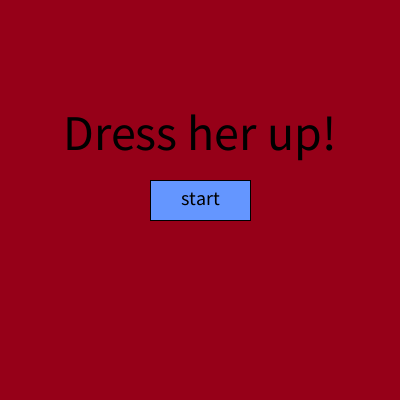
Frame 1 (no input)
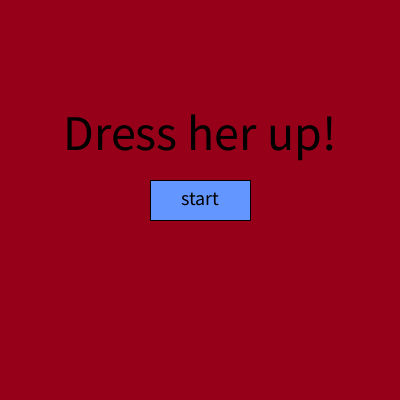
Frame 60 (the mouse pressed at the canvas centre just before this capture)
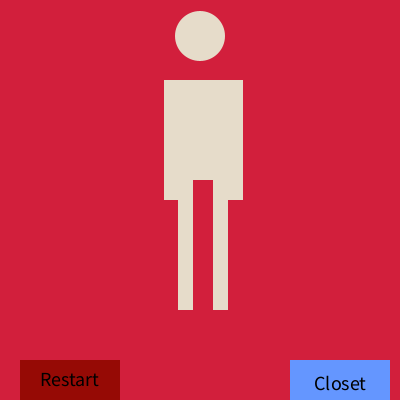
Frame 120 (the mouse held since frame 60 and released just before this capture)

The Processing sketch that drew these frames (run headless with seeded random() and noise(); from frame 60 on, the mouse is pressed at the canvas centre):

// Processing sketch: sketch_eindopdracht___1goeie
// ── sketch_eindopdracht___1goeie.pde
int currentPage = 1; //<>//
int[] blockX = {10, 70, 130, 190, 250, 310 };
int[] blockY = {50, 50, 50, 50, 50, 50};
int[] originalBlockX2 = {10, 70, 130, 190, 250, 310};
int[] originalBlockY2 = {50, 50, 50, 50, 50, 50};
int[] blockX2 = {10, 70, 130, 190, 250, 310 };
int[] blockY2 = {50, 50, 50, 50, 50, 50};
int[] originalBlockX = {10, 70, 130, 190, 250, 310};
int[] originalBlockY = {50, 50, 50, 50, 50, 50};
int blockWidth = 50;
int blockHeight = 100;
int widthBlock = 15;
int heightBlock = 130;
int selectedBlock = -1;
boolean[] blockTeleported = {false, false, false, false, false, false};
boolean[] blockTeleported2 = {false, false, false, false, false, false};

void setup() {
  size(400, 400);
}

void draw() {
  background(255, 255, 255);
  if (currentPage == 1) {
    drawPage1();
  } else if (currentPage == 2) {
    drawPage2();
  } else if (currentPage == 3) {
    drawPage3();
  } else if (currentPage == 4) {
    drawPage4();
  }
  }


void drawPage1() {
  background(150, 0, 24);
  noFill();
  fill(100, 150, 255);
  rect(150, 180, 100, 40);
  fill(0);
  textAlign(CENTER);
  textSize(20);
  text("start", 200, 205);
  textSize(50);
  text("Dress her up!", 200, 150);
}

void drawPage2() {
  background(210, 31, 60);
  noStroke();

  noStroke();
  fill(100, 150, 255);
  rect(290, 360, 100, 40);
  fill(0);
  textAlign(CENTER);
  textSize(20);
  text("Closet", 340, 390);

  fill(150, 10, 5);
  rect(20, 360, 100, 40);
  fill(0);
  textAlign(CENTER);
  textSize(20);
  text("Restart", 70, 386);

  // pop
  fill(230, 220, 202);
  noStroke();
  ellipse(200, 36, 50, 50); // head
  rect(178, 80, 50, 100); // torso
  rect(178, 160, 15, 150); // left leg
  rect(213, 160, 15, 150); // right leg
  fill(230, 220, 202);
  rect(164, 80, 15, 120); // left arm
  rect(228, 80, 15, 120); // right arm

  
  for (int i = 0; i < blockX.length; i++) {
    if (blockTeleported[i]) {
      fill(getBlockColor(i));
      noStroke();
      rect(blockX[i], blockY[i] + 100, blockWidth, blockHeight);
    }
  }
      
  for (int i = 0; i < blockX2.length; i++) {
    if (blockTeleported2[i]) {
      fill(getBlockColor(i));
      noStroke();
      rect(blockX2[i], blockY2[i] + 100, widthBlock, heightBlock);
     
    }
  }
}
void drawPage3() {
  background(255, 20, 60);
  noStroke();
  
  for (int i = 0; i < blockX.length; i++) {
    fill(getBlockColor(i));
    noStroke();
    rect(originalBlockX[i], originalBlockY[i], blockWidth, blockHeight);
    
    fill(150, 10, 5);
    rect(20, 360, 100, 40);
    fill(0);
    textAlign(CENTER);
    textSize(20);
    text("Pants", 70, 386);
    
  }

  // Back button
  fill(100, 150, 255);
  rect(290, 360, 100, 40);
  fill(0);
  textAlign(CENTER);
  textSize(20);
  text("Back", 340, 386);
}

void drawPage4() {
  background(255, 30, 60);
  
    for (int i = 0; i < blockX.length; i++) {
    fill(getBlockColor(i));
    noStroke();
    rect(originalBlockX2[i], originalBlockY2[i], widthBlock, heightBlock);
    }
}

void mousePressed() {
  if (currentPage == 1 && mouseX > 150 && mouseX < 250 && mouseY > 180 && mouseY < 220) {
    currentPage = 2;
  } else if (currentPage == 2 && mouseX > 290 && mouseX < 360 && mouseY > 360 && mouseY < 390) {
    currentPage = 3;
  } else if (currentPage == 3 && mouseX > 290 && mouseX < 390 && mouseY > 360 && mouseY < 400) {
    currentPage = 2;
  } else if (currentPage == 3 && mouseX > 20 && mouseX < 360 && mouseY > 360 && mouseY < 400) {
    currentPage = 4;
  } else if (currentPage == 2 && mouseX > 20 && mouseX < 120 && mouseY > 360 && mouseY < 400) {
    for (int i = 0; i < blockTeleported.length; i++) {
      blockTeleported[i] = false;
      blockX[i] = originalBlockX[i];
      blockY[i] = originalBlockY[i];
    }
    for (int i = 0; i < blockTeleported2.length; i++) {
      blockTeleported2[i] = false;
      blockX2[i] = originalBlockX2[i];
      blockY2[i] = originalBlockY2[i];
    } 
  } else if (currentPage == 3) {
    for (int i = 0; i < blockX.length; i++) {
      if (mouseX > originalBlockX[i] && mouseX < originalBlockX[i] + blockWidth && mouseY > originalBlockY[i] && mouseY < originalBlockY[i] + blockHeight) {
        blockTeleported[i] = true;
        blockX[i] = 200;
        selectedBlock = i;
        currentPage = 2;
      }
    }
  } else if (currentPage == 4) {
   for (int i = 0; i < blockX2.length; i++) {
    if (mouseX > originalBlockX2[i] && mouseX < originalBlockX2[i] + widthBlock && mouseY > originalBlockY2[i] && mouseY < originalBlockY2[i] + heightBlock) {
      blockTeleported2[i] = true;
      blockX2[i] = 200;
      selectedBlock = i;
      currentPage = 2;
    }
   }
  } else if (currentPage == 2) { 
    for (int i = 0; i < blockX.length; i++) {
      if (blockTeleported[i] && mouseX > blockX[i] && mouseY < blockX[i] + blockWidth && mouseY > (blockY[i] + 100) && mouseY < (blockY[i] + 100) + blockHeight) {
        selectedBlock = i;
      }
    }
    for (int i = 0; i < blockX2.length; i++) {
      if (blockTeleported2[i] && mouseX > blockX2[i] && mouseX < blockX2[i] + widthBlock && mouseY > (blockY2[i] + 100) && mouseY < (blockY2[i] + 100) + heightBlock) {
        selectedBlock = i;
      }
    }
  }
}

void mouseDragged() {
  if (currentPage == 2 && selectedBlock != -1) {
    if (blockTeleported[selectedBlock]) {
    blockX[selectedBlock] = mouseX - blockWidth / 2;
    blockY[selectedBlock] = mouseY - 100;
  } else if (blockTeleported2[selectedBlock]) {
    blockX2[selectedBlock] = mouseX - widthBlock / 2;
    blockY2[selectedBlock] = mouseY - 100;
   }
  }  
}


void mouseReleased() {
  selectedBlock = -1;
}

color getBlockColor(int index) {
  switch (index) {
  case 0:
    return color(154, 7, 0);
  case 1:
    return color(250, 77, 2);
  case 2:
    return color(245, 229, 2);
  case 3:
    return color(79, 245, 2);
  case 4:
    return color(10, 123, 245);
  case 5:
    return color(141, 2, 247);
  default:
    return color(255);
  }
}
